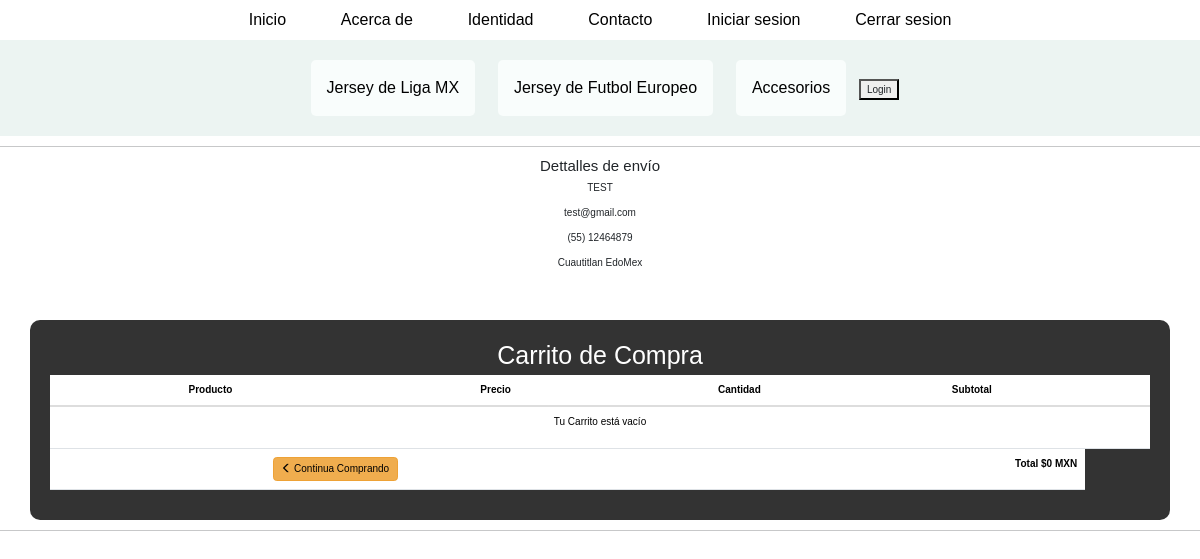
Screenshot of /checkout.php (signed in) with the database file from the repository.
### tables this page shows
CREATE TABLE `customers` (
  `id` int(11) NOT NULL,
  `name` varchar(100) NOT NULL,
  `email` varchar(100) NOT NULL,
  `phone` varchar(15) NOT NULL,
  `address` text NOT NULL,
  `created` datetime NOT NULL,
  `modified` datetime NOT NULL,
  `status` enum('1','0') DEFAULT NULL,
  `password` varchar(255) NOT NULL
);

### Cart.php (called while the page is built, shortened)
<?php
class Cart {
    protected $cart_contents = array();
    public function __construct(){
        $this->cart_contents = !empty($_SESSION['cart_contents'])?$_SESSION['cart_contents']:NULL;
        if ($this->cart_contents === NULL){
            $this->cart_contents = array('cart_total' => 0, 'total_items' => 0);
        }
    }
    public function contents(){
        $cart = array_reverse($this->cart_contents);
        unset($cart['total_items']);
        unset($cart['cart_total']);
        return $cart;
    }
    public function total_items(){
        return $this->cart_contents['total_items'];
    }
    public function total(){
        return $this->cart_contents['cart_total'];
    }
}

### checkout.php (the view, shortened to what this page needs)
<!DOCTYPE html>
<html lang="es">
<head>
    <link rel="stylesheet" href="https://cdn.jsdelivr.net/npm/bootstrap@5.3.3/dist/css/bootstrap.rtl.min.css">
    <link rel="stylesheet" href="../90min/estilos.css">
    <link rel="stylesheet" href="http://maxcdn.bootstrapcdn.com/bootstrap/3.3.7/css/bootstrap.min.css">
</head>
<nav>
    <?php
    include("header.php");
    include 'Cart.php';
    $cart = new Cart;
    if(isset($_SESSION['usuario_id'])) {
        $usuario_id = $_SESSION['usuario_id'];
        $query = $connection->query("SELECT * FROM customers WHERE id = $usuario_id");
        if($query->num_rows > 0) {
            $custRow = $query->fetch_assoc();
        } else {
            echo "Error: No se encontró ningún usuario con el ID de sesión.";
        }
    } else {
        echo "Error: No hay sesión de usuario activa.";
    }
    ?>
<hr>
<div class="shipAddr" style="text-align: center;">
            <h4>Dettalles de envío</h4>
            <p><?php echo $custRow['name']; ?></p>
            <p><?php echo $custRow['email']; ?></p>
            <p><?php
$telefono = $custRow['phone'];
if (substr($telefono, 0, 2) === '55') {
    echo '(' . substr($telefono, 0, 2) . ') ' . substr($telefono, 2);
} else {
    echo $telefono;
}
?>
</p>
            <p><?php echo $custRow['address']; ?></p>
        </div>
<div class="container" style="margin-top: 50px; background-color: #333; padding: 20px; border-radius: 10px;">
    <h1 style="color: white; text-align: center;">Carrito de Compra</h1>
    <table class="table" style="color: white;">
    <thead>
        <tr>
            <th>Producto</th>
            <th>Precio</th>
            <th>Cantidad</th>
            <th>Subtotal</th>
            <th> </th>
        </tr>
    </thead>
    <tbody>
        <?php
        if($cart->total_items() > 0){
            $cartItems = $cart->contents();
            foreach($cartItems as $item){
        ?>
        <tr>
            <td><?php echo $item["name"]; ?></td>
            <td><?php echo '$'.$item["price"].' MXN'; ?></td>
            <td><input type="number" class="form-control text-center" value="<?php echo $item["qty"]; ?>" onchange="updateCartItem(this, '<?php echo $item["rowid"]; ?>')" style="width: 50px;"></td>
            <td><?php echo '$'.$item["subtotal"].' MXN'; ?></td>
            <td>
                <a href="cartAction.php?action=removeCartItem&id=<?php echo $item["rowid"]; ?>" class="btn btn-danger" onclick="return confirm('¿De verdad quieres borrar el producto?')" style="background-color: #d9534f; border-color: #d43f3a;"><i class="glyphicon glyphicon-trash"></i></a>
            </td>
        </tr>
        <?php } }else{ ?>
        <tr><td colspan="5"><p>Tu Carrito está vacío</p></td>
        <?php } ?>
    </tbody>
    <tfoot>
        <tr>
            <td colspan="2"><a href="90Minutos.php" class="btn btn-warning" style="background-color: #f0ad4e; border-color: #eea236;"><i class="glyphicon glyphicon-menu-left"></i> Continua Comprando</a></td>
            <td colspan="2" style="text-align: right;"><strong>Total <?php echo '$'.$cart->total().' MXN'; ?></strong></td>
        </tr>
    </tfoot>
    </table>
</div>
<hr>

### estilos.css (style rules this page uses)
h1 { text-align: center; margin-top: 30px; color: #343a40; }

### estilomenup.css (style rules this page uses)
.container { text-align: center; }

### rows the page displays
customers: name "TEST", email "test@gmail.com", phone "55", phone "12464879", address "Cuautitlan EdoMex"

### other values shown
$cart->total() "0"
